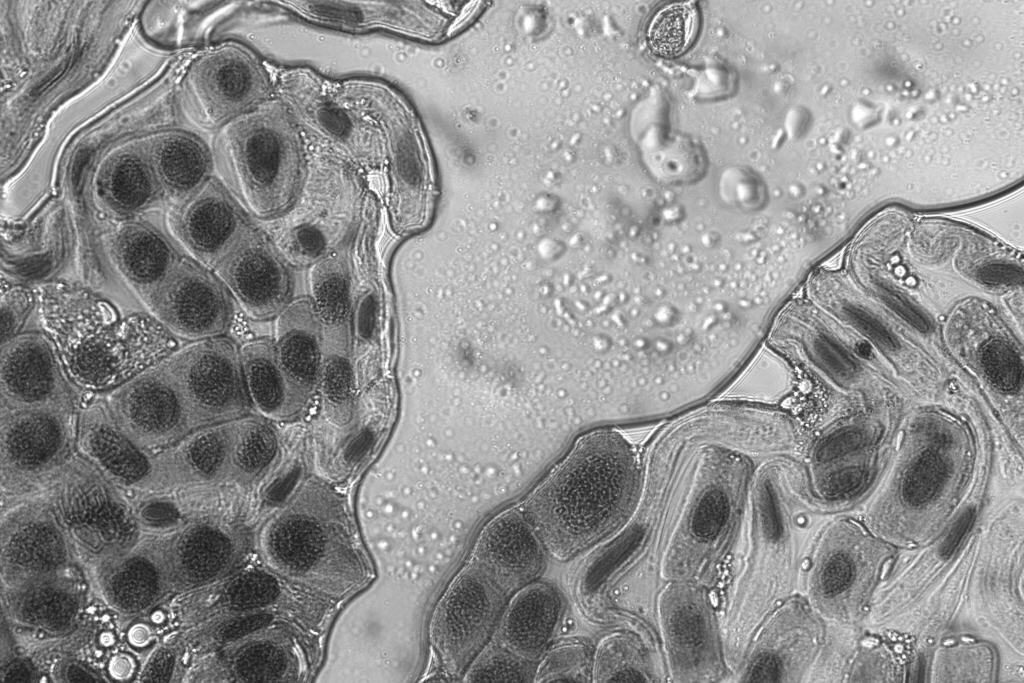
#> input picture Datasets/raw_dataset/input/331.png, 3072 x 2048 px (shown at 1/3 size); its folder holds only this picture in this run
$ python -i utils.py   (imports and definitions only)
#> lines starting #> are read from the running program, lines starting #| are printed output that depends on the picture; after the words box and inside, x2 and y2 are one past the last pixel; in counts of white or black regions, pixels touching at a corner belong together
#> further down, picture is the input picture: shape (2048, 3072); min 12, max 255, mean 143.8
from pycocotools.coco import COCO
from typing import Tuple
import os
import shutil
from PIL import Image
import numpy as np
from tqdm import tqdm
import pandas as pd
from sklearn.model_selection import train_test_split
from pathlib import Path
import cv2 as cv
from typing import List
from datasets import load_dataset


# Image clases codes
dict_attributes = dict()
dict_attributes["Fondo"] = 0
dict_attributes["Interfase"] = 1
dict_attributes["Profase"] = 2
dict_attributes["Metafase"] = 3
dict_attributes["Anafase"] = 4
dict_attributes["Telofase"] = 5
dict_attributes["Desconocido"] = 6


def get_image_metadata_columns():
    return ["image"] + list(dict_attributes.keys()) + ["split"]


# [360 lines left out: functions get_image_metadata, get_relative_file_paths, process_dataset_annotations, metadata_balanced, create_dataset, not called in this run]


def find_blob_centers_and_sizes(image, blur_kernel=(5, 5), verbose=False):
    """
    brief: Finds the centers and sizes of the blobs in a binary image.
    input: image - np.array - The input image in numpy array format.
    output: tuple - Lists of blob centers and sizes detected.
    """
#> called with blur_kernel = (5, 5), verbose = False
    if verbose:
        print("Detecting blobs in the image...")

    blurred = cv.GaussianBlur(image, blur_kernel, 0)
    _, thresh = cv.threshold(blurred, 0, 255, cv.THRESH_BINARY + cv.THRESH_OTSU)
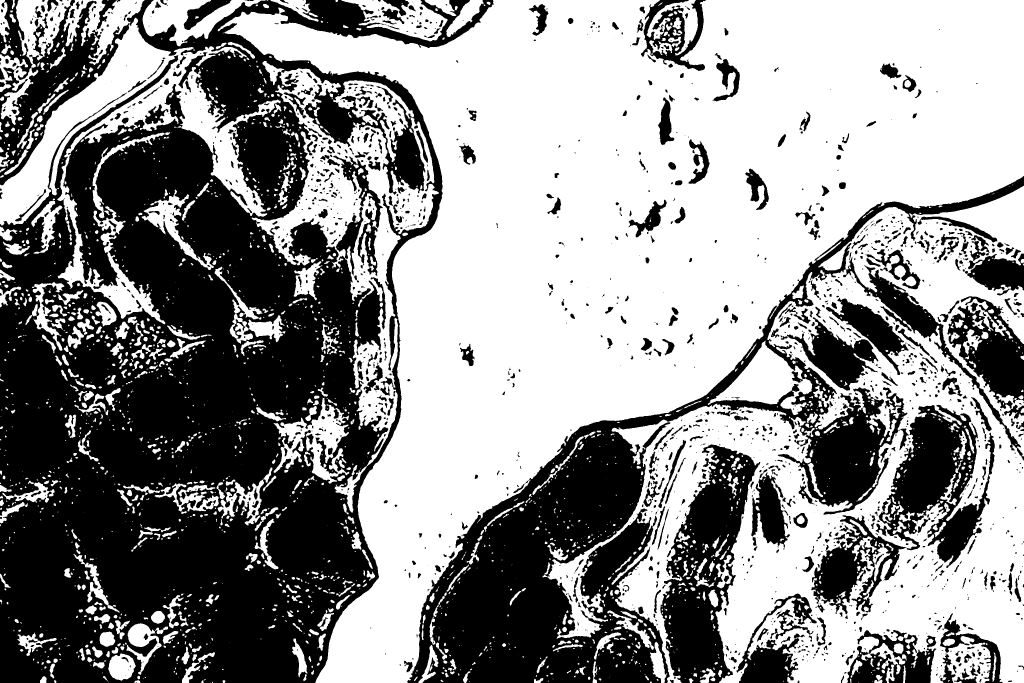
#> thresh: shape (2048, 3072) (shown at 1/3 size); 56.8% white; 1755 black regions (729 under 20 px), largest, box (x1, y1, x2, y2) and area: (0, 0, 1481, 2048) 1656533, (1222, 528, 3072, 2048) 489085, (1981, 1333, 2281, 2048) 100449
    kernel = np.ones((3, 3), np.uint8)
    thresh = cv.morphologyEx(thresh, cv.MORPH_CLOSE, kernel)
#> thresh: shape (2048, 3072); 57% white; 1490 black regions (373 under 20 px), largest, box (x1, y1, x2, y2) and area: (0, 0, 1481, 2048) 1590141, (1222, 528, 3072, 2048) 461658, (1981, 1334, 2280, 2048) 99938
    thresh = cv.morphologyEx(thresh, cv.MORPH_OPEN, kernel)
#> thresh: shape (2048, 3072); 56.8% white; 1271 black regions (323 under 20 px)
    contours, _ = cv.findContours(thresh, cv.RETR_EXTERNAL, cv.CHAIN_APPROX_SIMPLE)
#> contours = 1563 contours, 582 with area under 20; largest, box (x1, y1, x2, y2) and area: (654, 0, 3072, 2048) 2091794, (1642, 558, 3072, 2048) 1007638, (755, 205, 1316, 1395) 177496, (0, 54, 844, 972) 166502, (2124, 1024, 2436, 1245) 27326

    centers = []
    sizes = []

    for contour in contours:
        M = cv.moments(contour)
        if M["m00"] != 0:
            cx = int(M["m10"] / M["m00"])
            cy = int(M["m01"] / M["m00"])
            size = cv.contourArea(contour)
            centers.append((cx, cy))
            sizes.append(size)
#> this loop made 1563 passes
#> (contour, cx, cy, size) on passes 1, 25, 41, 48, 51, 55, 56: ([[636, 2046], [636, 2047], [638, 2047], [638, 2046]], 637, 2046, 2), ([[1640, 2025], [1640, 2028], [1643, 2028], [1643, 2025]], 1641, 2026, 9), ([[1249, 2011], [1249, 2013], [1252, 2013], [1252, 2011]], 1250, 2012, 6), ([[667, 2007], [667, 2009], [669, 2009], [669, 2007]], 668, 2008, 4), ([[2083, 2004], [2083, 2008], [2085, 2008], [2085, 2004]], 2084, 2006, 8), ([[525, 2003], [525, 2007], [527, 2007], [527, 2003]], 526, 2005, 8), ([[1797, 2002], [1797, 2007], [1799, 2007], [1799, 2002]], 1798, 2004, 10)
#> (cx, cy, size) on passes 2 to 7: (1952, 2046, 7.5), (671, 2043, 38.5), (607, 2044, 26), (411, 2044, 81.5), (165, 2043, 30), (1325, 2042, 22)
#> after the loop, centers = 1563 pairs, first value 0 to 3070, second value 0 to 2046; sizes = 1563 values, max 2091794 at index 1549, min 2 at index 0, mean 2459.4
    if verbose:
        print(f"Detected {len(centers)} blobs.")
    return centers, sizes


# [116 lines left out: functions filter_large_blobs, cut_image_around_center, centred_cells_dataset, dataset_cell_segmentation, not called in this run]

            # [5 lines of commented-out code are left out]

>>> import cv2
>>> picture = cv2.imread('../../../Datasets/raw_dataset/input/331.png', cv2.IMREAD_GRAYSCALE)
>>> result = find_blob_centers_and_sizes(picture)

$ run again, on Datasets/raw_dataset/input/332.png
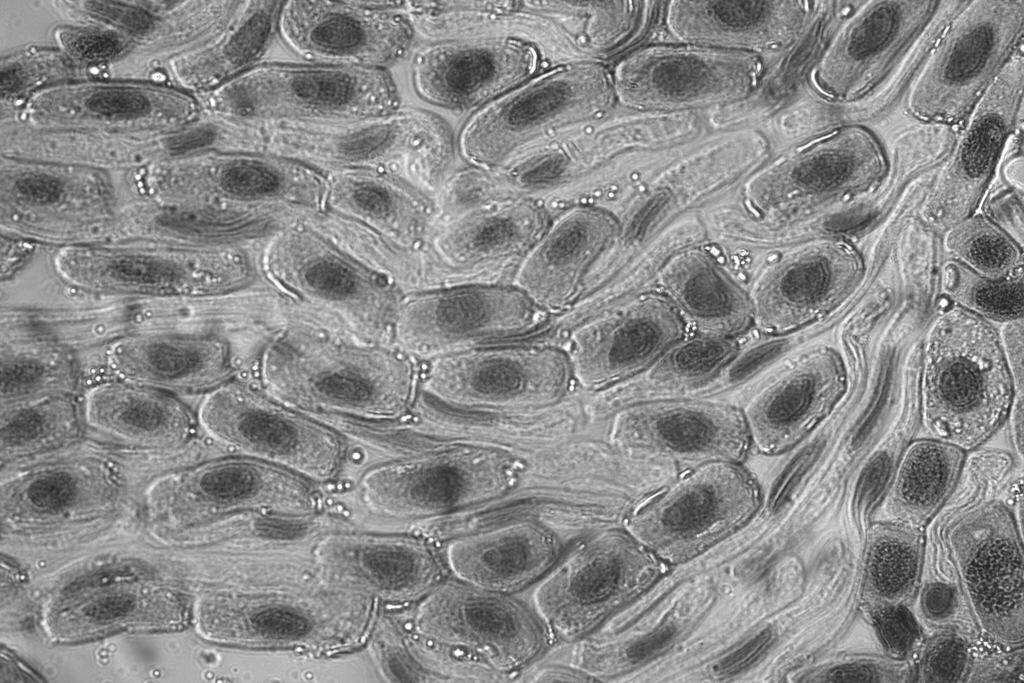
#> input picture Datasets/raw_dataset/input/332.png, 3072 x 2048 px (shown at 1/3 size)
#> picture is the input picture: shape (2048, 3072); min 18, max 255, mean 137.5
#> in find_blob_centers_and_sizes, `_, thresh = cv.threshold(blurred, 0, 255, cv.THRESH_BINARY + cv.THRESH..`:
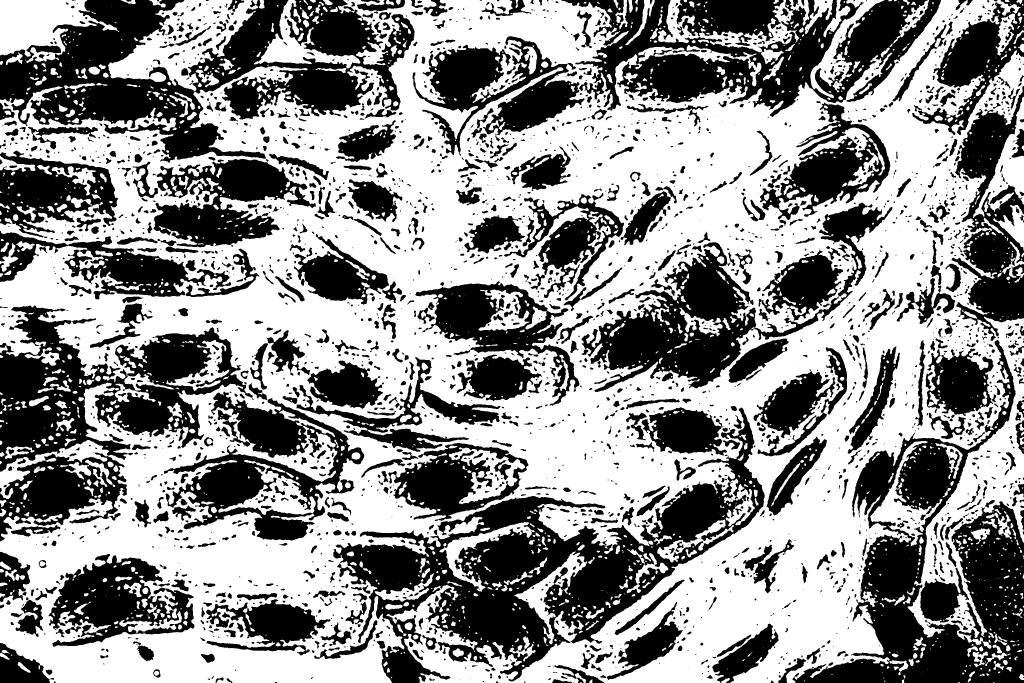
#> thresh: shape (2048, 3072) (shown at 1/3 size); 56.9% white; 2945 black regions (1099 under 20 px), largest, box (x1, y1, x2, y2) and area: (1000, 1223, 2294, 2048) 292085, (2377, 1020, 3072, 2048) 224506, (1684, 0, 2823, 351) 166069
#> contours = 1082 contours, 354 with area under 20; largest, box (x1, y1, x2, y2) and area: (0, 0, 3072, 2048) 4470530, (0, 0, 351, 170) 33656, (762, 0, 1081, 219) 16936, (2919, 290, 3072, 653) 15954, (1544, 1656, 1761, 1933) 15107
#> the loop in find_blob_centers_and_sizes, `for contour in contours:` made 1082 passes
#> (contour, cx, cy, size) on passes 1, 2, 3, 4, 20, 26: ([[2980, 2046], [2980, 2047], [2982, 2047], [2982, 2046]], 2981, 2046, 2), ([[2875, 2046], [2875, 2047], [2878, 2047], [2878, 2046]], 2876, 2046, 3), ([[1741, 2046], [1741, 2047], [1743, 2047], [1743, 2046]], 1742, 2046, 2), ([[2653, 2042], [2653, 2044], [2655, 2044], [2655, 2042]], 2654, 2043, 4), ([[2942, 2004], [2942, 2008], [2945, 2008], [2945, 2004]], 2943, 2006, 12), ([[2909, 1996], [2909, 1998], [2911, 1998], [2911, 1996]], 2910, 1997, 4)
#> after the loop in find_blob_centers_and_sizes, `for contour in contours:`: centers = 1082 pairs, first value 0 to 3070, second value 1 to 2046; sizes = 1082 values, max 4470530.5 at index 1078, min 2 at index 0, mean 4425.2

$ run again, on Datasets/raw_dataset/input/333.png
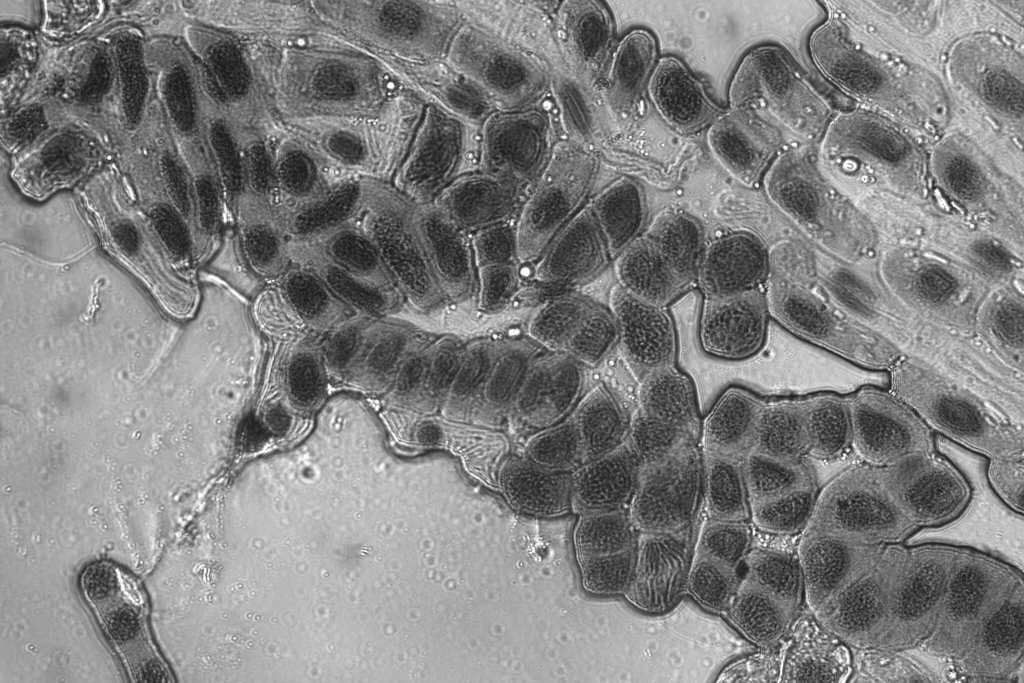
#> input picture Datasets/raw_dataset/input/333.png, 3072 x 2048 px (shown at 1/3 size)
#> picture is the input picture: shape (2048, 3072); min 10, max 255, mean 128.8
#> in find_blob_centers_and_sizes, `_, thresh = cv.threshold(blurred, 0, 255, cv.THRESH_BINARY + cv.THRESH..`:
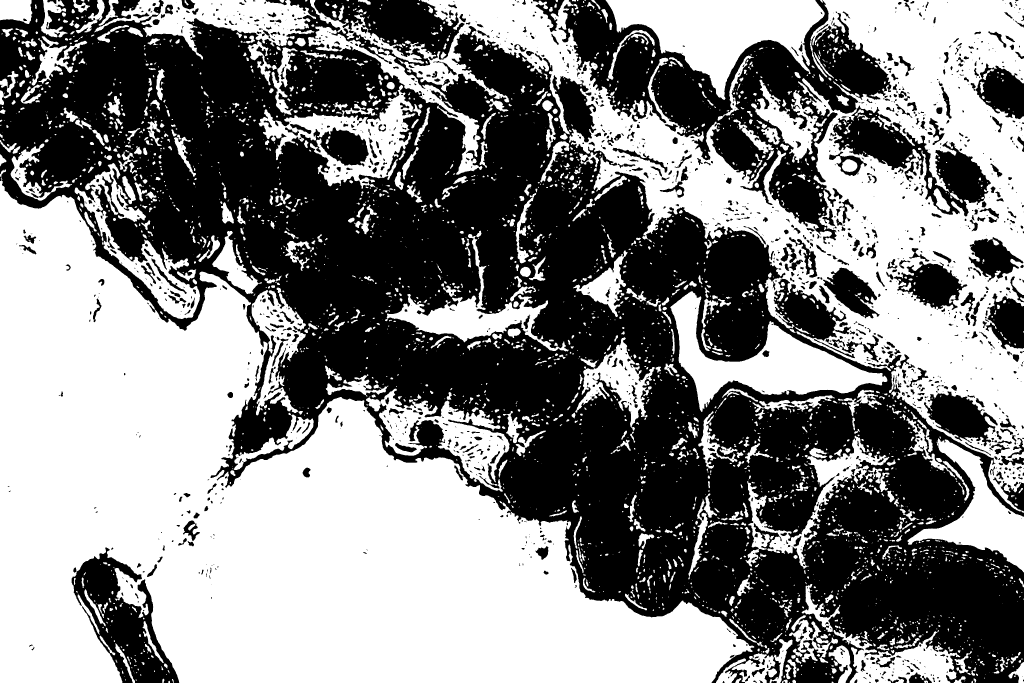
#> thresh: shape (2048, 3072) (shown at 1/3 size); 51.9% white; 1689 black regions (785 under 20 px), largest, box (x1, y1, x2, y2) and area: (0, 0, 3072, 2048) 2442138, (1676, 0, 2973, 732) 276043, (215, 1642, 538, 2048) 54417
#> contours = 2277 contours, 991 with area under 20; largest, box (x1, y1, x2, y2) and area: (0, 542, 2262, 2048) 1620006, (1212, 0, 3072, 1534) 857492, (1817, 0, 2474, 299) 92904, (2011, 874, 2662, 1236) 75569, (286, 0, 942, 178) 49773
#> the loop in find_blob_centers_and_sizes, `for contour in contours:` made 2277 passes
#> (contour, cx, cy, size) on passes 24, 34, 42, 43, 45, 47: ([[504, 2012], [504, 2014], [506, 2014], [506, 2012]], 505, 2013, 4), ([[2403, 1995], [2403, 1998], [2405, 1998], [2405, 1995]], 2404, 1996, 6), ([[2443, 1986], [2443, 1988], [2445, 1988], [2445, 1986]], 2444, 1987, 4), ([[349, 1985], [349, 1987], [351, 1987], [351, 1985]], 350, 1986, 4), ([[406, 1983], [406, 1985], [408, 1985], [408, 1983]], 407, 1984, 4), ([[347, 1981], [347, 1983], [349, 1983], [349, 1981]], 348, 1982, 4)
#> after the loop in find_blob_centers_and_sizes, `for contour in contours:`: centers = 2277 pairs, first value 0 to 3070, second value 0 to 2046; sizes = 2277 values, max 1620005.5 at index 1541, min 2 at index 214, mean 1470.3

$ run again, on Datasets/raw_dataset/input/334.png
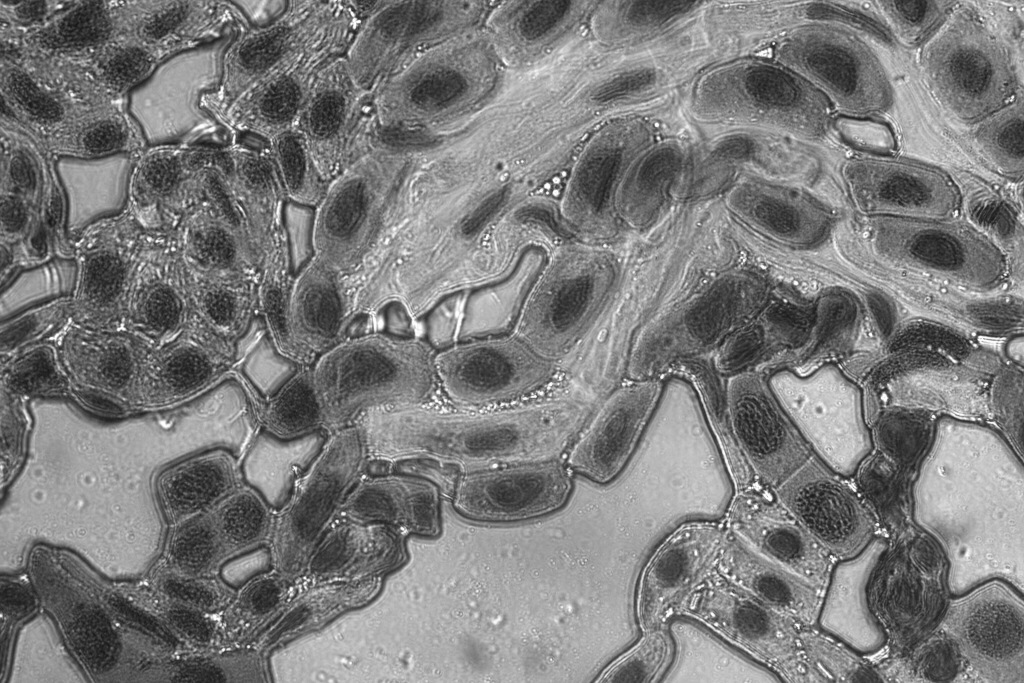
#> input picture Datasets/raw_dataset/input/334.png, 3072 x 2048 px (shown at 1/3 size)
#> picture is the input picture: shape (2048, 3072); min 15, max 255, mean 123.2
#> in find_blob_centers_and_sizes, `_, thresh = cv.threshold(blurred, 0, 255, cv.THRESH_BINARY + cv.THRESH..`:
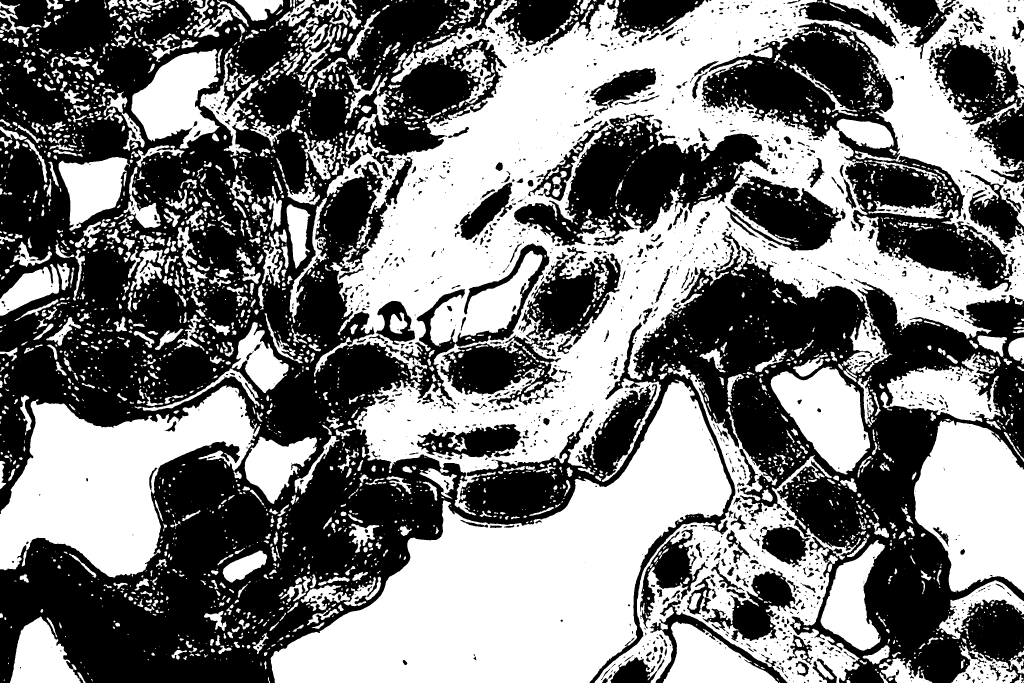
#> thresh: shape (2048, 3072) (shown at 1/3 size); 48.5% white; 3519 white regions (1381 under 20 px), largest, box (x1, y1, x2, y2) and area: (942, 0, 3072, 1546) 1196229, (812, 1139, 2195, 2048) 515442, (0, 1156, 780, 1733) 224459
#> contours = 2236 contours, 769 with area under 20; largest, box (x1, y1, x2, y2) and area: (980, 0, 3072, 1495) 1805017, (812, 1143, 2195, 2048) 514908, (1784, 1094, 2579, 2048) 244626, (0, 1156, 780, 1733) 223058, (2742, 1262, 3072, 1779) 125924
#> the loop in find_blob_centers_and_sizes, `for contour in contours:` made 2236 passes
#> (contour, cx, cy, size) on passes 1, 3, 5, 16, 19, 25: ([[807, 2045], [807, 2047], [809, 2047], [809, 2045]], 808, 2046, 4), ([[2331, 2036], [2331, 2038], [2333, 2038], [2333, 2036]], 2332, 2037, 4), ([[804, 2034], [804, 2040], [806, 2040], [806, 2034]], 805, 2037, 12), ([[2899, 1992], [2899, 1994], [2901, 1994], [2901, 1992]], 2900, 1993, 4), ([[242, 1987], [242, 1989], [244, 1989], [244, 1987]], 243, 1988, 4), ([[678, 1975], [678, 1977], [680, 1977], [680, 1975]], 679, 1976, 4)
#> after the loop in find_blob_centers_and_sizes, `for contour in contours:`: centers = 2236 pairs, first value 0 to 3070, second value 0 to 2046; sizes = 2236 values, max 1805017 at index 2206, min 2 at index 49, mean 1620.4
